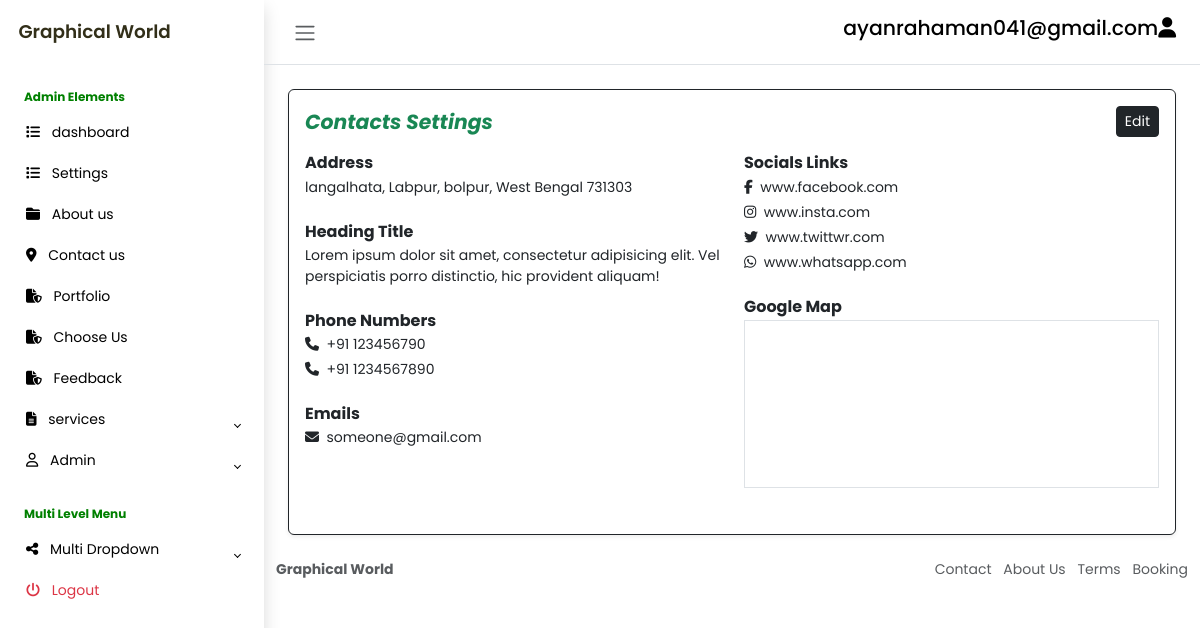
/dashboard/contact_us.php (signed in), run on the app's committed database.
### tables this page shows
CREATE TABLE `contact_us` (
  `id` int(11) NOT NULL,
  `address` varchar(255) DEFAULT NULL,
  `heading` varchar(255) DEFAULT NULL,
  `ph1` varchar(255) DEFAULT NULL,
  `ph2` varchar(255) DEFAULT NULL,
  `email` varchar(255) DEFAULT NULL,
  `fb` varchar(255) DEFAULT NULL,
  `insta` varchar(255) DEFAULT NULL,
  `tw` varchar(255) DEFAULT NULL,
  `whatp` varchar(255) DEFAULT NULL,
  `g_map` varchar(255) DEFAULT NULL
);

### dashboard/contact_us.php (the view, shortened to what this page needs)
<!DOCTYPE html>
<html lang="en">
<head>
    <link rel="stylesheet" href="https://cdn.jsdelivr.net/npm/bootstrap@5.3.0-alpha2/dist/css/bootstrap.min.css">
    <link rel="stylesheet" href="css/style.css">
</head>
<body class="">
    <div class="wrapper">
                <?php
                    require_once("extra_content/sidebar.php");
                ?>
        <div class="main">
                <?php
                    require_once("extra_content/navbar.php");
                ?>
                 <div class="col-md-12 col-lg-12 p-4">
                        <div class="p-3 bg-white shadow-sm border border-dark d-flex justify-content-around align-items-center rounded">
                    <div class="card-body">
                        <div class="d-flex align-items-center justify-content-between mb-3">
                            <h4 class="card-title m-0 fw-bold fst-italic text-success">Contacts Settings</h4>
                            <?php
                                       require_once("partials/DBconnect.php");
                                       $sql = "SELECT * FROM contact_us";
                                       $stmt = $connectingDB->query($sql);
                                       while ($Data = $stmt->fetch()) {
                                           $address = $Data["address"];
                                           $heading = $Data["heading"];
                                           $ph1 = $Data["ph1"];
                                           $ph2 = $Data["ph2"];
                                           $email = $Data["email"];
                                           $fb = $Data["fb"];
                                           $insta = $Data["insta"];
                                           $tw = $Data["tw"];
                                           $whatp = $Data["whatp"];
                                           $g_map = $Data["g_map"];
                                       }
                                       ?>
                            <button type="button" class="btn btn-dark shadow-none btn-sm" data-bs-toggle="modal"
                                data-bs-target="#contacts-s">
                                <i class="bi bi-pencil-square"></i> Edit
                            </button>
                        </div>
                        <div class="row">
                            <div class="col-lg-6">
                                <div class="mb-4">
                                    <h6 class="card-subtitle mb-1 fw-bold">Address</h6>
                                    <p class="card-text" id="address"><?php echo $address; ?></p>
                                </div>
                                <div class="mb-4">
                                    <h6 class="card-subtitle mb-1 fw-bold">Heading Title</h6>
                                    <p class="card-text" id="heading"><?php echo $heading; ?></p>
                                </div>
                                <div class="mb-4">
                                    <h6 class="card-subtitle mb-1 fw-bold">Phone Numbers</h6>
                                    <p class="card-text mb-1"><i class="fa fa-phone"></i>&nbsp;
                                    <span id="pn1">+91 <?php echo $ph1; ?></span>
                                    </p>
                                    <p class="card-text"><i class="fa fa-phone"></i>&nbsp;
                                        <span id="pn2">+91 <?php echo $ph2; ?></span>
                                    </p>
                                </div>
                                <div class="mb-4">
                                    <h6 class="card-subtitle mb-1 fw-bold">Emails</h6>
                                    <p class="card-text mb-1"><i class="fa fa-envelope"></i>&nbsp;
                                    <span id="email1"><?php echo $email; ?></span>
                                    </p>
                                </div>
                            </div>
                            <div class="col-lg-6">
                                <div class="mb-4">
                                    <h6 class="card-subtitle mb-1 fw-bold">Socials Links</h6>
                                    <p class="card-text mb-1">
                                        <i class="fa fa-facebook"></i>&nbsp;
                                        <span id="fb"><?php echo $fb; ?></span>
                                    </p>
                                    <p class="card-text mb-1">
                                        <i class="fa fa-instagram"></i>&nbsp;
                                        <span id="insta"><?php echo $insta; ?></span>
                                    </p>
                                    <p class="card-text mb-1">
                                        <i class="fa fa-twitter"></i>&nbsp;
                                        <span id="tw"><?php echo $tw; ?></span>
                                    </p>
                                    <p class="card-text mb-1">
                                        <i class="fa fa-whatsapp"></i>&nbsp;
                                        <span id="tw"><?php echo $whatp; ?></span>
                                    </p>
                                </div>
                                <div class="mb-4">
                                    <h6 class="card-subtitle mb-1 fw-bold">Google Map</h6>
                                  <iframe id="iframe" class="border p-2 w-100" loading="lazy" src="<?php echo $g_map; ?>"></iframe>
                                </div>
                            </div>
                        </div>
                </div>
                        </div>
                    </div>
             <?php
                    require_once("extra_content/footer.php");
                ?>
        </div>
    </div>
</body>
</html>

### dashboard/css/style.css (style rules this page uses)
body { font-family: 'Poppins', sans-serif; font-size: 0.875rem; opacity: 1; overflow-y: scroll; margin: 0; }
h4 { font-family: 'Poppins', sans-serif; font-size: 1.275rem; color: var(--bs-emphasis-color); }
.wrapper { align-items: stretch; display: flex; width: 100%; }
.main { display: flex; flex-direction: column; min-height: 100vh; min-width: 0; overflow: hidden; transition: all 0.35s ease-in-out; width: 100%; }

### data on the page
contact_us: address "langalhata, Labpur, bolpur, West Bengal 731303", heading "Lorem ipsum dolor sit amet, consectetur adipisicing elit. Vel perspiciatis porro distinctio, hic provident aliquam!", ph1 "123456790", ph2 "1234567890", email "someone@gmail.com", fb "www.facebook.com", insta "www.insta.com", tw "www.twittwr.com", whatp "www.whatsapp.com"

### other printed values
$_SESSION["email"] "ayanrahaman041@gmail.com"
